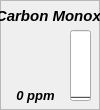
  <widget class="QFrame" name="frame_16">
   <property name="geometry">
    <rect>
     <x>120</x>
     <y>370</y>
     <width>100</width>
     <height>110</height>
    </rect>
   </property>
   <property name="minimumSize">
    <size>
     <width>100</width>
     <height>110</height>
    </size>
   </property>
   <property name="maximumSize">
    <size>
     <width>100</width>
     <height>110</height>
    </size>
   </property>
   <property name="toolTip">
    <string>&lt;html&gt;
&lt;head/&gt;
&lt;body&gt;
&lt;p&gt;
&lt;span style=&quot; font-weight:600; font-style:italic;&quot;&gt;(MQ-7) Carbon Monoxide&lt;/span&gt;
&lt;/p&gt;
&lt;p&gt;
&lt;/p&gt;
&lt;/body&gt;
&lt;/html&gt;</string>
   </property>
   <property name="toolTipDuration">
    <number>4000</number>
   </property>
   <property name="frameShape">
    <enum>QFrame::StyledPanel</enum>
   </property>
   <property name="frameShadow">
    <enum>QFrame::Plain</enum>
   </property>
   <widget class="QLabel" name="label_17">
    <property name="geometry">
     <rect>
      <x>0</x>
      <y>0</y>
      <width>101</width>
      <height>31</height>
     </rect>
    </property>
    <property name="font">
     <font>
      <pointsize>11</pointsize>
      <weight>75</weight>
      <italic>true</italic>
      <bold>true</bold>
      <underline>false</underline>
     </font>
    </property>
    <property name="text">
     <string>Carbon Monox.</string>
    </property>
    <property name="alignment">
     <set>Qt::AlignCenter</set>
    </property>
   </widget>
   <widget class="QLabel" name="label_ch14">
    <property name="geometry">
     <rect>
      <x>0</x>
      <y>80</y>
      <width>71</width>
      <height>31</height>
     </rect>
    </property>
    <property name="font">
     <font>
      <pointsize>10</pointsize>
      <weight>75</weight>
      <italic>true</italic>
      <bold>true</bold>
     </font>
    </property>
    <property name="text">
     <string>0 ppm</string>
    </property>
    <property name="alignment">
     <set>Qt::AlignCenter</set>
    </property>
   </widget>
   <widget class="QProgressBar" name="progressBar_ch14">
    <property name="geometry">
     <rect>
      <x>70</x>
      <y>30</y>
      <width>21</width>
      <height>71</height>
     </rect>
    </property>
    <property name="sizePolicy">
     <sizepolicy hsizetype="Fixed" vsizetype="Expanding">
      <horstretch>0</horstretch>
      <verstretch>0</verstretch>
     </sizepolicy>
    </property>
    <property name="maximum">
     <number>5000</number>
    </property>
    <property name="value">
     <number>0</number>
    </property>
    <property name="alignment">
     <set>Qt::AlignCenter</set>
    </property>
    <property name="textVisible">
     <bool>false</bool>
    </property>
    <property name="orientation">
     <enum>Qt::Vertical</enum>
    </property>
    <property name="invertedAppearance">
     <bool>false</bool>
    </property>
    <property name="textDirection">
     <enum>QProgressBar::TopToBottom</enum>
    </property>
   </widget>
   <widget class="QLabel" name="icon_ch14">
    <property name="geometry">
     <rect>
      <x>10</x>
      <y>30</y>
      <width>51</width>
      <height>51</height>
     </rect>
    </property>
    <property name="text">
     <string/>
    </property>
    <property name="pixmap">
     <pixmap resource="resources.qrc">:/resources/img/resources/img/Carbon-monoxide.png</pixmap>
    </property>
    <property name="scaledContents">
     <bool>true</bool>
    </property>
   </widget>
  </widget>
